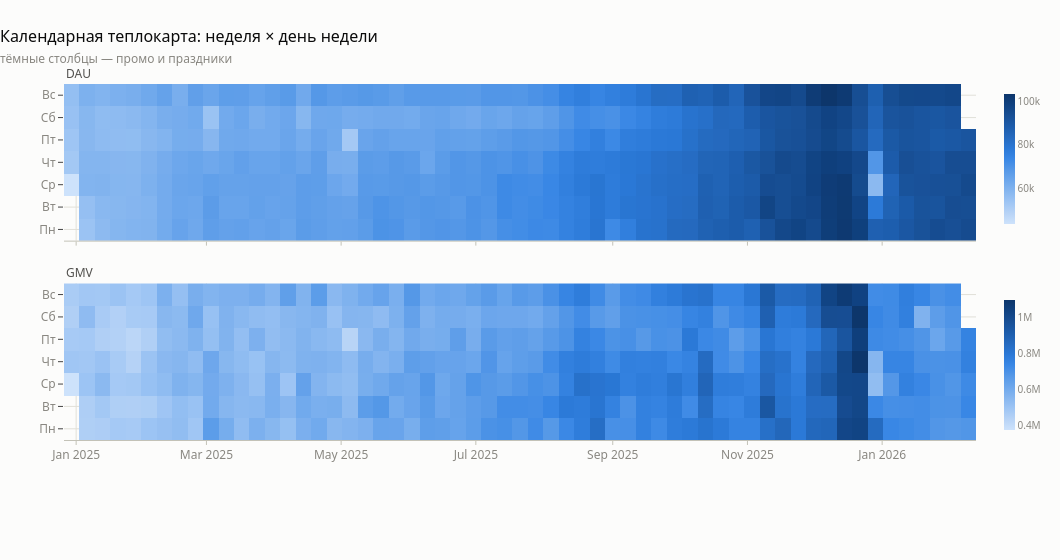

This figure's notebook cell:
### Code cell
# --- календарная теплокарта: неделя × день недели
DOW_RU = ["Пн", "Вт", "Ср", "Чт", "Пт", "Сб", "Вс"]
cal = daily.with_columns(week=((pl.col("d") + 2) // 7).cast(pl.Int32))  # 2025-01-01 = Ср

fig = make_subplots(rows=2, cols=1, shared_xaxes=True, vertical_spacing=0.12,
                    subplot_titles=["DAU", "GMV"])
for i, col in enumerate(["dau", "gmv"], start=1):
    p = cal.pivot(values=col, index="dow", on="week", aggregate_function="first").sort("dow")
    weeks = [c for c in p.columns if c != "dow"]
    z = p.select(weeks).to_numpy().astype("float64")
    xs = [DAY0 + timedelta(days=int(w) * 7 - 2) for w in map(int, weeks)]
    fig.add_trace(heat(z, xs, DOW_RU, hover="%{z:,.0f}"), row=i, col=1)
for a in fig.layout.annotations:
    a.font = dict(size=12, color=INK2); a.x, a.xanchor = 0, "left"
fig.update_traces(colorbar=dict(len=0.42, thickness=11, outlinewidth=0,
                                tickfont=dict(color=MUTED, size=10)))
fig.data[0].colorbar.y, fig.data[1].colorbar.y = 0.79, 0.21
show(fig, "Календарная теплокарта: неделя × день недели",
     sub="тёмные столбцы — промо и праздники", h=560, w=1060)

### Figure 1 — Plotly figure (JSON) as saved in the notebook; plotly's stock layout.template omitted (floating-point values rounded to 4 significant figures; data arrays with more than 128 entries replaced by an {"elided": "..."} marker saying what was removed)
{"data": [{"colorbar": {"len": 0.42, "outlinewidth": 0, "thickness": 11, "tickfont": {"color": "#898781", "size": 10}, "y": 0.79}, "colorscale": [[0.0, "#cde2fb"], [0.08333, "#b7d3f6"], [0.1667, "#9ec5f4"], [0.25, "#86b6ef"], [0.3333, "#6da7ec"], [0.4167, "#5598e7"], [0.5, "#3987e5"], [0.5833, "#2a78d6"], [0.6667, "#256abf"], [0.75, "#1c5cab"], [0.8333, "#184f95"], [0.9167, "#104281"], [1.0, "#0d366b"]], "hovertemplate": "x=%{x}<br>y=%{y}<br>%{z:,.0f}<extra></extra>", "type": "heatmap", "x": ["2024-12-30", "2025-01-06", "2025-01-13", "2025-01-20", "2025-01-27", "2025-02-03", "2025-02-10", "2025-02-17", "2025-02-24", "2025-03-03", "2025-03-10", "2025-03-17", "2025-03-24", "2025-03-31", "2025-04-07", "2025-04-14", "2025-04-21", "2025-04-28", "2025-05-05", "2025-05-12", "2025-05-19", "2025-05-26", "2025-06-02", "2025-06-09", "2025-06-16", "2025-06-23", "2025-06-30", "2025-07-07", "2025-07-14", "2025-07-21", "2025-07-28", "2025-08-04", "2025-08-11", "2025-08-18", "2025-08-25", "2025-09-01", "2025-09-08", "2025-09-15", "2025-09-22", "2025-09-29", "2025-10-06", "2025-10-13", "2025-10-20", "2025-10-27", "2025-11-03", "2025-11-10", "2025-11-17", "2025-11-24", "2025-12-01", "2025-12-08", "2025-12-15", "2025-12-22", "2025-12-29", "2026-01-05", "2026-01-12", "2026-01-19", "2026-01-26", "2026-02-02", "2026-02-09"], "xaxis": "x", "y": ["Пн", "Вт", "Ср", "Чт", "Пт", "Сб", "Вс"], "yaxis": "y", "z": {"elided": "7x59 float values"}}, {"colorbar": {"len": 0.42, "outlinewidth": 0, "thickness": 11, "tickfont": {"color": "#898781", "size": 10}, "y": 0.21}, "colorscale": [[0.0, "#cde2fb"], [0.08333, "#b7d3f6"], [0.1667, "#9ec5f4"], [0.25, "#86b6ef"], [0.3333, "#6da7ec"], [0.4167, "#5598e7"], [0.5, "#3987e5"], [0.5833, "#2a78d6"], [0.6667, "#256abf"], [0.75, "#1c5cab"], [0.8333, "#184f95"], [0.9167, "#104281"], [1.0, "#0d366b"]], "hovertemplate": "x=%{x}<br>y=%{y}<br>%{z:,.0f}<extra></extra>", "type": "heatmap", "x": ["2024-12-30", "2025-01-06", "2025-01-13", "2025-01-20", "2025-01-27", "2025-02-03", "2025-02-10", "2025-02-17", "2025-02-24", "2025-03-03", "2025-03-10", "2025-03-17", "2025-03-24", "2025-03-31", "2025-04-07", "2025-04-14", "2025-04-21", "2025-04-28", "2025-05-05", "2025-05-12", "2025-05-19", "2025-05-26", "2025-06-02", "2025-06-09", "2025-06-16", "2025-06-23", "2025-06-30", "2025-07-07", "2025-07-14", "2025-07-21", "2025-07-28", "2025-08-04", "2025-08-11", "2025-08-18", "2025-08-25", "2025-09-01", "2025-09-08", "2025-09-15", "2025-09-22", "2025-09-29", "2025-10-06", "2025-10-13", "2025-10-20", "2025-10-27", "2025-11-03", "2025-11-10", "2025-11-17", "2025-11-24", "2025-12-01", "2025-12-08", "2025-12-15", "2025-12-22", "2025-12-29", "2026-01-05", "2026-01-12", "2026-01-19", "2026-01-26", "2026-02-02", "2026-02-09"], "xaxis": "x2", "y": ["Пн", "Вт", "Ср", "Чт", "Пт", "Сб", "Вс"], "yaxis": "y2", "z": {"elided": "7x59 float values"}}], "layout": {"annotations": [{"font": {"color": "#52514e", "size": 12}, "showarrow": false, "text": "DAU", "x": 0, "xanchor": "left", "xref": "paper", "y": 1.0, "yanchor": "bottom", "yref": "paper"}, {"font": {"color": "#52514e", "size": 12}, "showarrow": false, "text": "GMV", "x": 0, "xanchor": "left", "xref": "paper", "y": 0.44, "yanchor": "bottom", "yref": "paper"}], "autosize": false, "height": 560, "margin": {"t": 84}, "title": {"text": "Календарная теплокарта: неделя × день недели<br><span style='font-size:12px;color:#898781'>тёмные столбцы — промо и праздники</span>"}, "width": 1060, "xaxis": {"anchor": "y", "automargin": true, "domain": [0.0, 1.0], "matches": "x2", "showticklabels": false}, "xaxis2": {"anchor": "y2", "automargin": true, "domain": [0.0, 1.0]}, "yaxis": {"anchor": "x", "automargin": true, "domain": [0.56, 1.0]}, "yaxis2": {"anchor": "x2", "automargin": true, "domain": [0.0, 0.44]}}}
